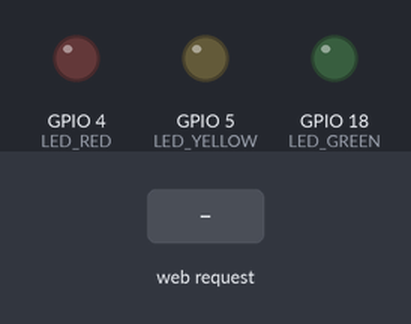
Recording of a sketch running on a simulated ESP32. Parts: output pins drawn as LEDs (lit = HIGH). Inputs (shaded band) come from the test bench. What the sketch prints to the serial monitor is not drawn.

Above: at 2.2 s.
2.3 s: HTTP request GET /red?val=1 received
At 2.6 s:
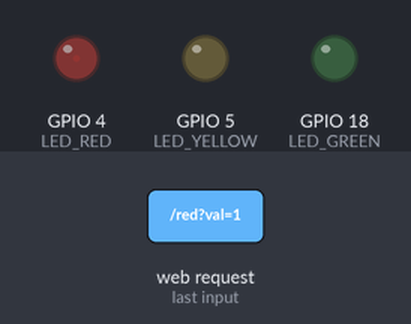
3.8 s: HTTP request GET /red?val=120 received
At 5.0 s:
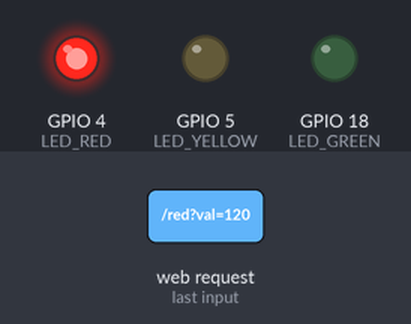
5.3 s: HTTP request GET /yellow?val=1 received
At 6.1 s:
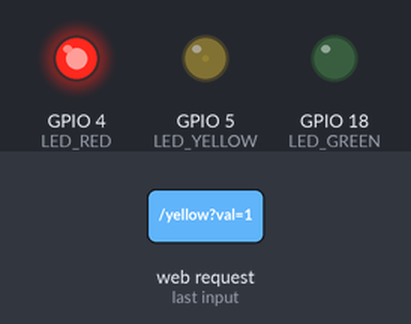
6.8 s: HTTP request GET /red?val=0 received
At 7.2 s:
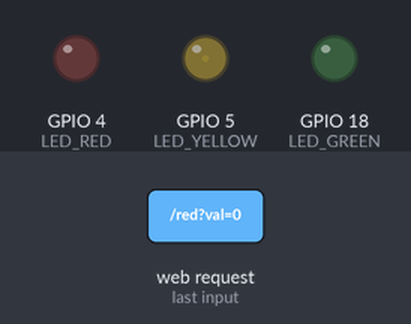
8.3 s: HTTP request GET /yellow?val=120 received
At 9.5 s:
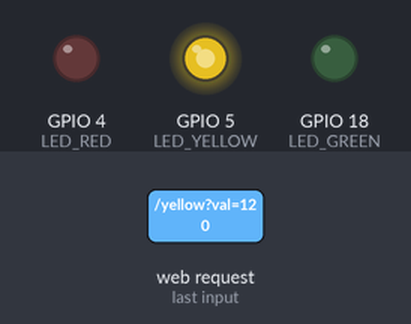
9.8 s: HTTP request GET /green?val=1 received
At 10.7 s:
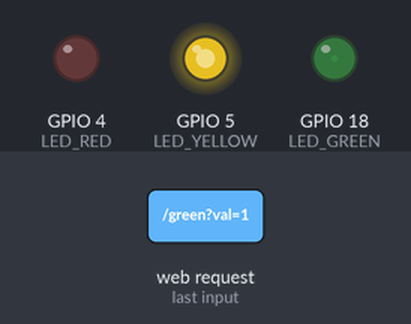
Timing chart, 0 to 12.3 s (numbered marks = the images above; inputs shaded):
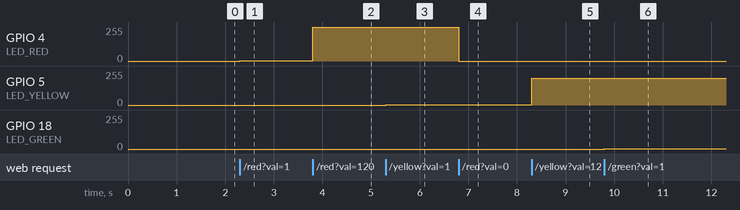

The sketch:

lab07.ino
```cpp
#include <WiFi.h>
#include <WebServer.h>

// AP模式配置
const char* ap_ssid = "ESP32-LAB";
const char* ap_pass = "12345678";

// 三个LED引脚定义
const int LED_RED = 4;
const int LED_YELLOW = 5;
const int LED_GREEN = 18;

// PWM配置
const int LEDC_FREQ = 5000;
const int LEDC_RES = 10;

// ========== 每个LED单独的最大亮度值（让三个灯100%时看起来亮度一致）==========
const int MAX_RED = 1023;      // 红色最大PWM
const int MAX_YELLOW = 800;    // 黄色降低（人眼对黄光最敏感）
const int MAX_GREEN = 900;     // 绿色略微降低

// 存储亮度百分比（0-100）
int redPercent = 0;
int yellowPercent = 0;
int greenPercent = 0;

WebServer server(80);

// 百分比转实际PWM值
int percentToPWM(int percent, int maxBrightness) {
  return map(percent, 0, 100, 0, maxBrightness);
}

// 设置红色亮度
void setRedBrightness(int percent) {
  redPercent = constrain(percent, 0, 100);
  int pwmValue = percentToPWM(redPercent, MAX_RED);
  ledcWrite(LED_RED, pwmValue);
}

void setYellowBrightness(int percent) {
  yellowPercent = constrain(percent, 0, 100);
  int pwmValue = percentToPWM(yellowPercent, MAX_YELLOW);
  ledcWrite(LED_YELLOW, pwmValue);
}

void setGreenBrightness(int percent) {
  greenPercent = constrain(percent, 0, 100);
  int pwmValue = percentToPWM(greenPercent, MAX_GREEN);
  ledcWrite(LED_GREEN, pwmValue);
}

// 手动拼接JSON（不依赖ArduinoJson库）
String getStatusJSON() {
  String json = "{\"red\":";
  json += redPercent;
  json += ",\"yellow\":";
  json += yellowPercent;
  json += ",\"green\":";
  json += greenPercent;
  json += "}";
  return json;
}

// 主页面
String makePage() {
  String html = R"rawliteral(
<!DOCTYPE html>
<html lang="zh-CN">
<head>
  <meta charset="UTF-8">
  <meta name="viewport" content="width=device-width, initial-scale=1.0">
  <title>三色LED控制</title>
  <style>
    body { font-family: Arial; text-align: center; margin-top: 30px; background: #1a1a2e; }
    .container { max-width: 500px; margin: 0 auto; background: #16213e; padding: 20px; border-radius: 20px; color: white; }
    .led-card { margin: 20px 0; padding: 15px; border-radius: 15px; background: #0f3460; }
    .led-red { border-left: 5px solid #ff4444; }
    .led-yellow { border-left: 5px solid #ffcc00; }
    .led-green { border-left: 5px solid #44ff44; }
    input[type="range"] { width: 80%; margin: 10px 0; cursor: pointer; height: 6px; border-radius: 3px; }
    #redSlider { background: linear-gradient(90deg, #330000, #ff4444); }
    #yellowSlider { background: linear-gradient(90deg, #332200, #ffcc00); }
    #greenSlider { background: linear-gradient(90deg, #003300, #44ff44); }
    button { padding: 10px 25px; margin: 5px; border: none; border-radius: 8px; cursor: pointer; font-size: 16px; font-weight: bold; }
    .btn-on { background: #4CAF50; color: white; }
    .btn-off { background: #f44336; color: white; }
    .brightness { font-size: 28px; font-weight: bold; display: inline-block; min-width: 50px; }
    hr { border-color: #0f3460; margin: 20px 0; }
    .tip { background: #0f3460; padding: 10px; border-radius: 8px; font-size: 12px; margin-top: 15px; }
  </style>
</head>
<body>
<div class="container">
  <h1>🎨 三色LED控制</h1>
  <p>亮度优化版 | 三灯最大亮度一致</p>

  <div class="led-card led-red">
    <h2>🔴 红色LED</h2>
    <div><span class="brightness" id="redVal">0</span>%</div>
    <input type="range" id="redSlider" min="0" max="100" value="0" oninput="setRed(this.value)">
    <div>
      <button class="btn-on" onclick="setRed(100)">最大亮度</button>
      <button class="btn-off" onclick="setRed(0)">熄灭</button>
    </div>
  </div>

  <div class="led-card led-yellow">
    <h2>🟡 黄色LED</h2>
    <div><span class="brightness" id="yellowVal">0</span>%</div>
    <input type="range" id="yellowSlider" min="0" max="100" value="0" oninput="setYellow(this.value)">
    <div>
      <button class="btn-on" onclick="setYellow(100)">最大亮度</button>
      <button class="btn-off" onclick="setYellow(0)">熄灭</button>
    </div>
  </div>

  <div class="led-card led-green">
    <h2>🟢 绿色LED</h2>
    <div><span class="brightness" id="greenVal">0</span>%</div>
    <input type="range" id="greenSlider" min="0" max="100" value="0" oninput="setGreen(this.value)">
    <div>
      <button class="btn-on" onclick="setGreen(100)">最大亮度</button>
      <button class="btn-off" onclick="setGreen(0)">熄灭</button>
    </div>
  </div>

  <hr>
  <button style="background:#4CAF50;" onclick="setAll(100)">✨ 全部最大亮度</button>
  <button style="background:#f44336;" onclick="setAll(0)">🌙 全部熄灭</button>

  <div class="tip">
    💡 提示：如果某个LED不够亮，请检查：<br>
    1. 电阻是否过大？（建议220Ω或100Ω）<br>
    2. LED是否接反（长脚接GPIO，短脚接GND）<br>
    3. 可更换LED测试
  </div>
  <p>📡 热点: ESP32-LAB | 密码: 12345678</p>
</div>

<script>
function sendCommand(cmd) {
  fetch(cmd).catch(e => console.log(e));
}

function setRed(val) {
  document.getElementById('redVal').innerText = val;
  document.getElementById('redSlider').value = val;
  sendCommand('/red?val=' + val);
}

function setYellow(val) {
  document.getElementById('yellowVal').innerText = val;
  document.getElementById('yellowSlider').value = val;
  sendCommand('/yellow?val=' + val);
}

function setGreen(val) {
  document.getElementById('greenVal').innerText = val;
  document.getElementById('greenSlider').value = val;
  sendCommand('/green?val=' + val);
}

function setAll(val) {
  setRed(val);
  setYellow(val);
  setGreen(val);
}

function updateStatus() {
  fetch('/status')
    .then(response => response.json())
    .then(data => {
      document.getElementById('redVal').innerText = data.red;
      document.getElementById('redSlider').value = data.red;
      document.getElementById('yellowVal').innerText = data.yellow;
      document.getElementById('yellowSlider').value = data.yellow;
      document.getElementById('greenVal').innerText = data.green;
      document.getElementById('greenSlider').value = data.green;
    });
}
setInterval(updateStatus, 500);
</script>
</body>
</html>
)rawliteral";
  return html;
}

void handleRoot() {
  server.send(200, "text/html; charset=UTF-8", makePage());
}

void handleRed() {
  if (server.hasArg("val")) {
    int val = server.arg("val").toInt();
    setRedBrightness(val);
  }
  server.send(200, "text/plain", "OK");
}

void handleYellow() {
  if (server.hasArg("val")) {
    int val = server.arg("val").toInt();
    setYellowBrightness(val);
  }
  server.send(200, "text/plain", "OK");
}

void handleGreen() {
  if (server.hasArg("val")) {
    int val = server.arg("val").toInt();
    setGreenBrightness(val);
  }
  server.send(200, "text/plain", "OK");
}

void handleStatus() {
  server.send(200, "application/json", getStatusJSON());
}

void setup() {
  Serial.begin(115200);
  delay(1000);

  Serial.println("\n=================================");
  Serial.println("三色LED控制启动");

  // 初始化PWM
  ledcAttach(LED_RED, LEDC_FREQ, LEDC_RES);
  ledcAttach(LED_YELLOW, LEDC_FREQ, LEDC_RES);
  ledcAttach(LED_GREEN, LEDC_FREQ, LEDC_RES);

  setRedBrightness(0);
  setYellowBrightness(0);
  setGreenBrightness(0);

  Serial.print("红色最大PWM: ");
  Serial.println(MAX_RED);
  Serial.print("黄色最大PWM: ");
  Serial.println(MAX_YELLOW);
  Serial.print("绿色最大PWM: ");
  Serial.println(MAX_GREEN);
  Serial.println("=================================");

  // AP模式
  WiFi.mode(WIFI_AP);
  WiFi.softAP(ap_ssid, ap_pass);

  Serial.print("热点: ");
  Serial.println(ap_ssid);
  Serial.print("密码: ");
  Serial.println(ap_pass);
  Serial.print("访问: http://");
  Serial.println(WiFi.softAPIP());
  Serial.println("=================================");

  server.on("/", handleRoot);
  server.on("/red", handleRed);
  server.on("/yellow", handleYellow);
  server.on("/green", handleGreen);
  server.on("/status", handleStatus);

  server.begin();
  Serial.println("服务器已启动");
}

void loop() {
  server.handleClient();
}
```

Measured:
- after the input at 2.3 s, GPIO 4 (LED_RED): 0/255 → 2/255 at once
- after the input at 3.8 s, GPIO 4 (LED_RED): 2/255 → 255/255 at once
- after the input at 5.3 s, GPIO 5 (LED_YELLOW): 0/255 → 2/255 at once
- after the input at 6.8 s, GPIO 4 (LED_RED): 255/255 → 0/255 at once
- after the input at 8.3 s, GPIO 5 (LED_YELLOW): 2/255 → 199/255 at once
- after the input at 9.8 s, GPIO 18 (LED_GREEN): 0/255 → 2/255 at once
